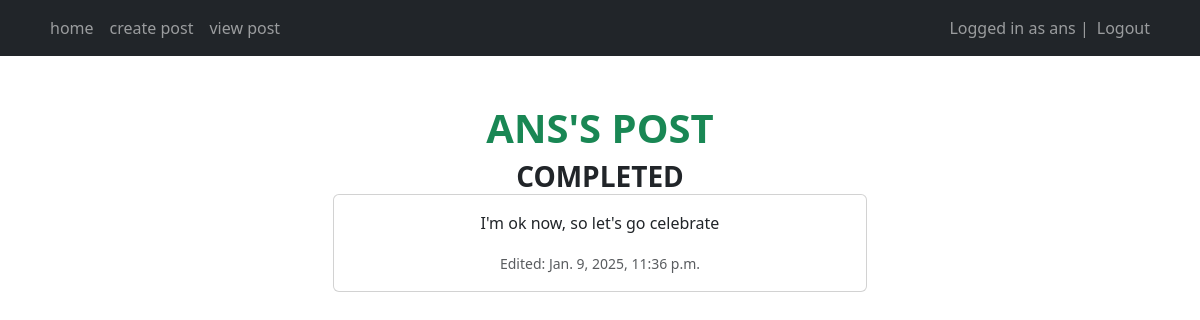
The page /post/view/16 (signed in) on the database as committed earlier.
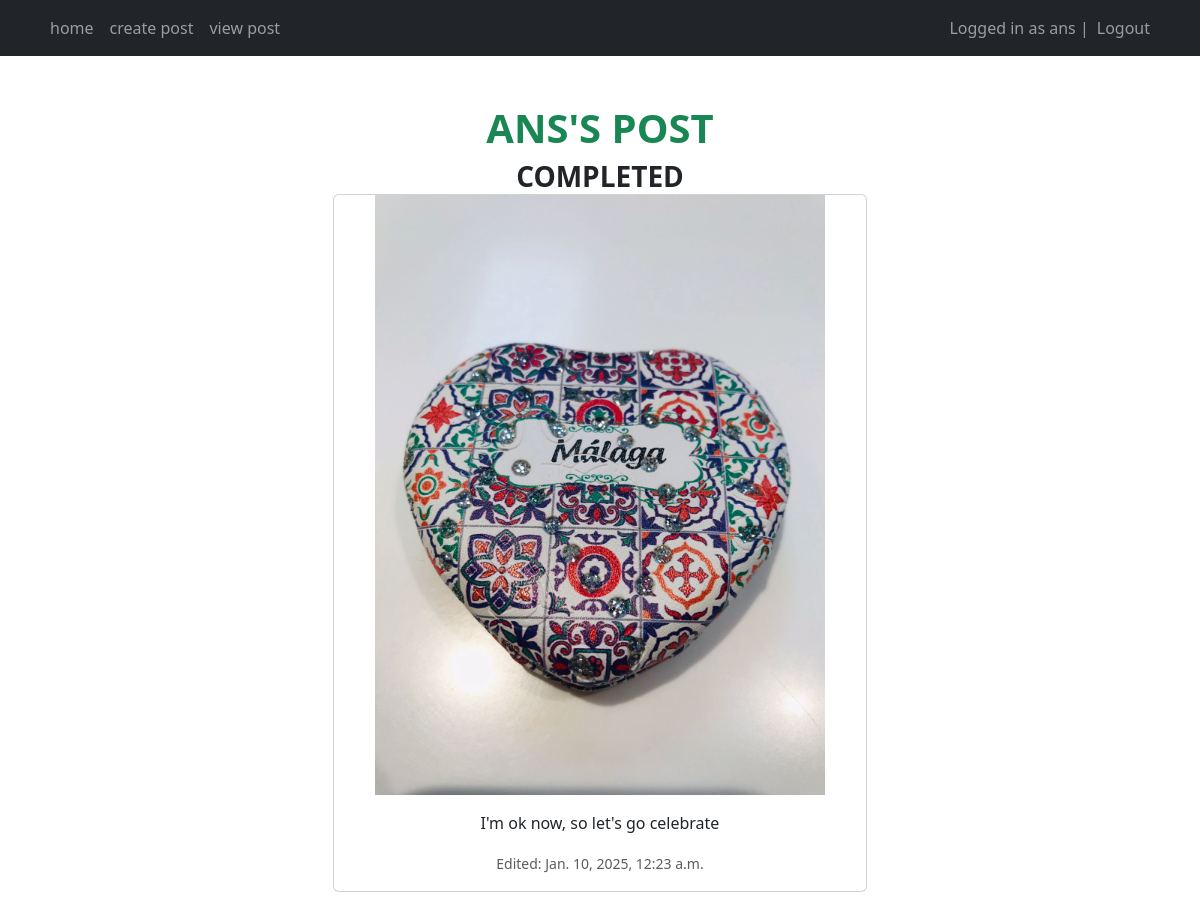
The same page on the database as committed later.
### main/models.py (models this page shows, shortened)
class Post(models.Model):
    author = models.ForeignKey(User, on_delete=models.CASCADE)
    title = models.CharField(max_length=200)
    post = models.TextField()
    image = models.ImageField(upload_to="uploads/", blank=True, null=True)
    created_at = models.DateTimeField(auto_now_add=True)
    updated_at = models.DateTimeField(auto_now=True)

### main/views.py (the view)
# urls.py: path('post/view/<int:pk>', views.viewpost, name='viewpost'),
@login_required(login_url='/login')
def viewpost(request, pk):
    post = get_object_or_404(Post, pk=pk)
    return render(request, 'main/viewpost.html', {'post':post})

### main/templates/main/viewpost.html (shortened to what this page needs)
{% extends 'main/home.html' %}
{% block content %}
<div class="pt-5">
    <h2 class="text-center text-uppercase fw-bold fs-1 text-success">{{ post.author }}'s post</h2>
    <div class="container text-center">
        <h5 class="card-title text-uppercase fs-3 fw-bold">{{ post.title }}</h5>
        <div class="row">
            <div class="col-md-3"></div>
            <div class="col-md-6 align-self-center">
                <div class="card mb-3">
                    {% if post.image %}
                    <img src="{{ post.image.url }}" class="align-self-center" alt="{{ post.title }}-image"
                        style="max-width: 450px;">
                    {% endif %}
                    <div class="card-body">
                        <p class="card-text">{{ post.post }}</p>
                        <p class="card-text">
                            <small class="text-body-secondary">
                                {% if post.created_at == post.updated_at %}
                                {{ post.created_at }}
                                {% else %}
                                Edited: {{ post.updated_at }}
                                {% endif %}
                            </small>
                        </p>
                    </div>
                </div>
            </div>
            <div class="col-md-3"></div>
        </div>
    </div>
</div>
{% endblock %}

Rows that differ between the two databases and show on the page:
changed Post "COMPLETED": image: picture added; updated_at "Jan. 9, 2025, 11:36 p.m." → "Jan. 10, 2025, 12:23 a.m."
